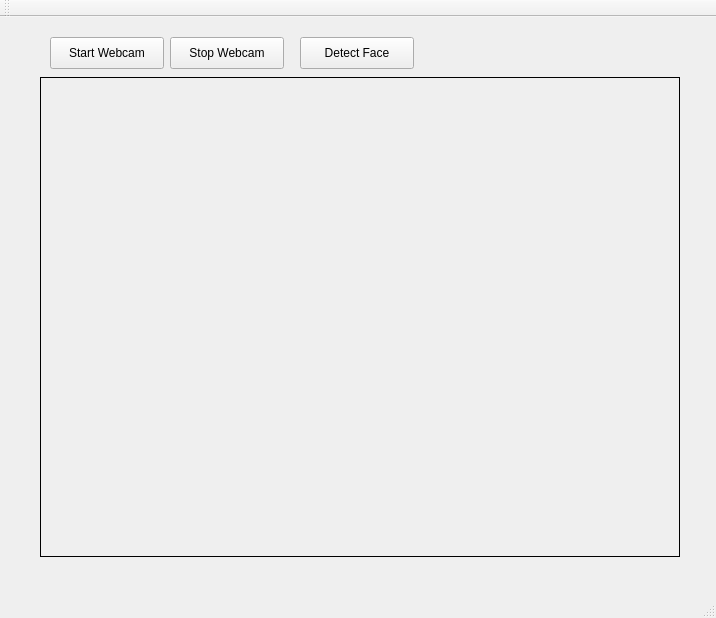
<?xml version="1.0" encoding="UTF-8"?>
<ui version="4.0">
 <class>MainWindow</class>
 <widget class="QMainWindow" name="MainWindow">
  <property name="geometry">
   <rect>
    <x>0</x>
    <y>0</y>
    <width>716</width>
    <height>618</height>
   </rect>
  </property>
  <property name="windowTitle">
   <string>MainWindow</string>
  </property>
  <widget class="QWidget" name="centralWidget">
   <widget class="QPushButton" name="webcamStartButton">
    <property name="geometry">
     <rect>
      <x>50</x>
      <y>20</y>
      <width>114</width>
      <height>32</height>
     </rect>
    </property>
    <property name="text">
     <string>Start Webcam</string>
    </property>
   </widget>
   <widget class="QPushButton" name="webcamStopButton">
    <property name="geometry">
     <rect>
      <x>170</x>
      <y>20</y>
      <width>114</width>
      <height>32</height>
     </rect>
    </property>
    <property name="text">
     <string>Stop Webcam</string>
    </property>
   </widget>
   <widget class="QLabel" name="webcamLabel">
    <property name="geometry">
     <rect>
      <x>40</x>
      <y>60</y>
      <width>640</width>
      <height>480</height>
     </rect>
    </property>
    <property name="frameShape">
     <enum>QFrame::Box</enum>
    </property>
    <property name="text">
     <string/>
    </property>
   </widget>
   <widget class="QPushButton" name="detectFaceButton">
    <property name="geometry">
     <rect>
      <x>300</x>
      <y>20</y>
      <width>114</width>
      <height>32</height>
     </rect>
    </property>
    <property name="text">
     <string>Detect Face</string>
    </property>
   </widget>
  </widget>
  <widget class="QMenuBar" name="menuBar">
   <property name="geometry">
    <rect>
     <x>0</x>
     <y>0</y>
     <width>716</width>
     <height>22</height>
    </rect>
   </property>
  </widget>
  <widget class="QToolBar" name="mainToolBar">
   <attribute name="toolBarArea">
    <enum>TopToolBarArea</enum>
   </attribute>
   <attribute name="toolBarBreak">
    <bool>false</bool>
   </attribute>
  </widget>
  <widget class="QStatusBar" name="statusBar"/>
 </widget>
 <layoutdefault spacing="6" margin="11"/>
 <resources/>
 <connections/>
</ui>
